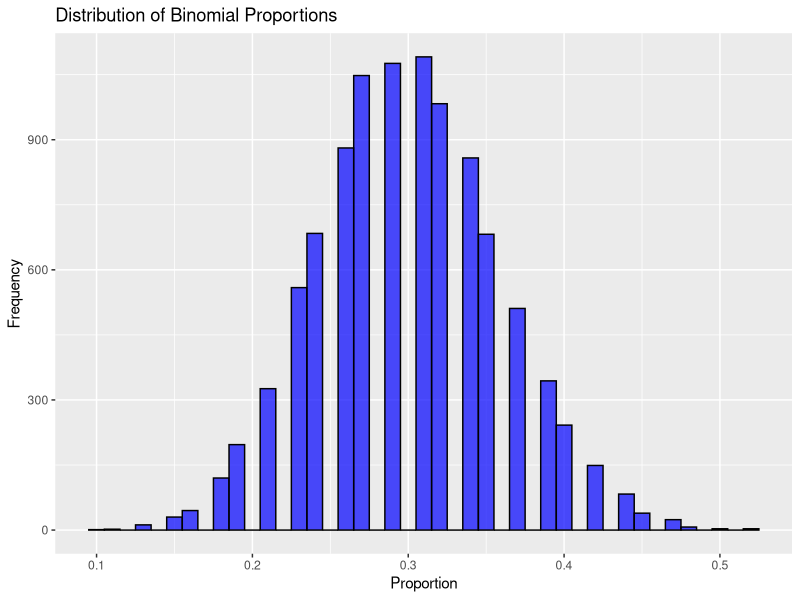

This figure's R source:
## ---- chunk 1
knitr::opts_chunk$set(warning = FALSE, 
                      echo = TRUE, 
                      message = FALSE)
## ---- chunk 2
library(tidyverse)
library(ggthemes) 
library(ggplot2)
## ---- chunk 3
num_successes <- rbinom(10000, 62, 0.3)
## ---- chunk 4
bin.prop <- tibble(binomial_proportion = num_successes / 62)
## ---- chunk 5
ggplot(bin.prop, aes(x = binomial_proportion)) +
  geom_histogram(binwidth = 0.01, fill = "blue", color = "black", alpha = 0.7) +
  labs(title = "Distribution of Binomial Proportions", x = "Proportion", y = "Frequency")
## ---- chunk 6
n <- 62
p <- 0.3

success_failure_condition <- n * p >= 10 && n * (1 - p) >= 10
print(success_failure_condition)
## ---- chunk 7
se <- sqrt(p * (1 - p) / n)
## ---- chunk 8
rate <- 4.84 / 100  
z <- (rate - 0.3) / se
## ---- chunk 9
p <- 2 * pnorm(-abs(z))
## ---- chunk 10
alpha <- 0.05
reject_null <- p < alpha
print(reject_null)
## ---- chunk 11
sample_mean <- 101
population_mean <- 100
sample_sd <- 16.59
sample_size <- 100
t<-(sample_mean - population_mean) / (sample_sd / sqrt(sample_size))
t
## ---- chunk 12
p <- 2 * pt(t, df = sample_size - 1)
## ---- chunk 13
alpha <- 0.05
reject_null <- p < alpha
print(reject_null)
